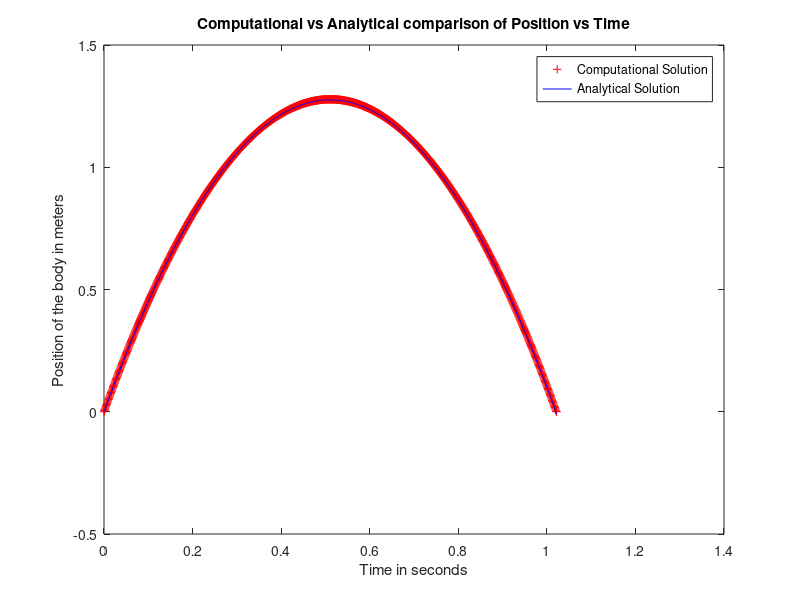
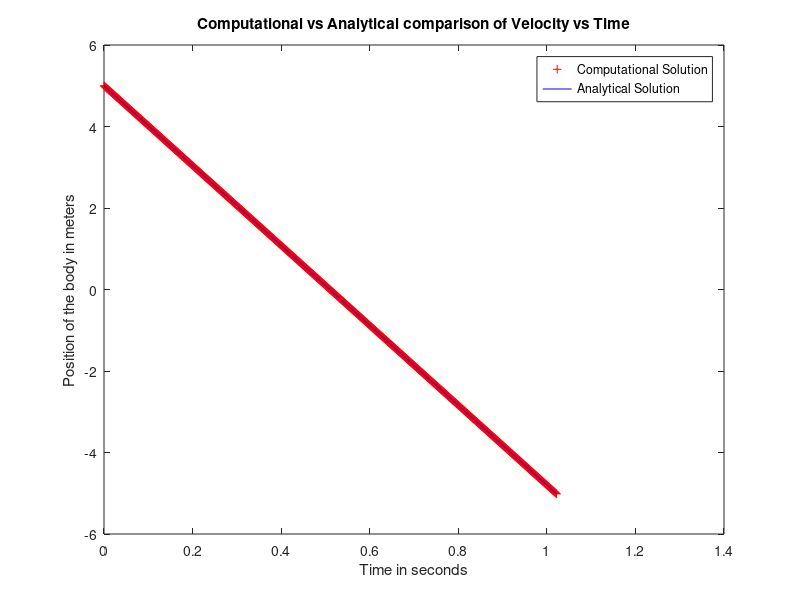

Recreate these plots in MATLAB, in order.
clc;
clear all;
dt = 0.001;
g = 9.8;
u = 5;
max_t = floor(2*u/g)+1;

N = max_t/dt + 1;

t(1) = 0;
x(1) = 0;
v(1) = u;
for i=1:N
    v(i+1) = v(i) - g*dt;
    x(i+1) = x(i) + v(i)*dt;
    t(i+1) = t(i)+dt;
    if x(i+1) <=0
        x(i+1) = 0;
        break
    end
end

x_analytical = x(1) + u*t - 1/2*g*(t.^2);
v_analytical = u - g*t;

figure(1);
plot(t, x, 'r+', t, x_analytical, 'b');
title('Computational vs Analytical comparison of Position vs Time');
xlabel('Time in seconds');
ylabel('Position of the body in meters');
legend('Computational Solution', 'Analytical Solution');

figure(2);
plot(t, v, 'r+', t, v_analytical, 'b');
title('Computational vs Analytical comparison of Velocity vs Time');
xlabel('Time in seconds');
ylabel('Position of the body in meters');
legend('Computational Solution', 'Analytical Solution');

